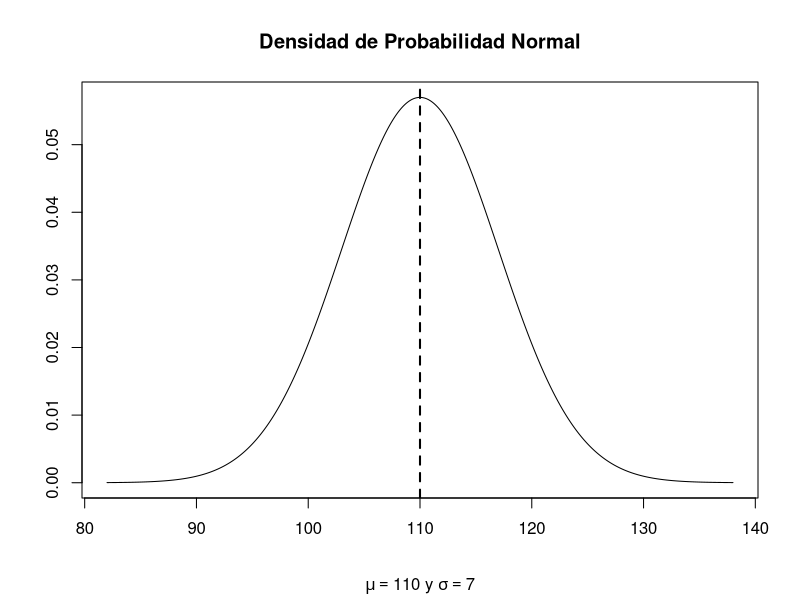
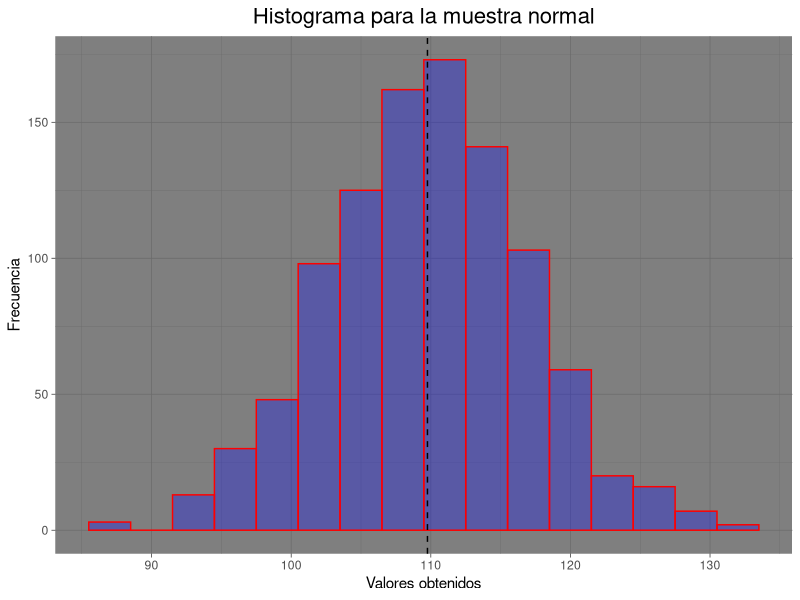

These figures' R source, in order:
# Title     : TODO
# Objective : TODO
# Created by: deltarios
# Created on: 19/01/21

library(ggplot2)
library(reshape2)

# Parte 1
#1. La probabilidad de observar exactamente 10 éxitos.

dbinom(x = 10, size = 35, prob = 0.51)

#2. La probabilidad de observar 10 o más exitos.

pbinom(q = 10, size = 35, prob = 0.51,lower.tail = FALSE)

#3. El cuantil de orden 0.5.

qbinom(p = 0.5, size = 35, prob = 0.51) # b = 5

# Parte 2
#1.
x <- seq(-4, 4, 0.01)*7 + 110
y <- dnorm(x, mean = 110, sd = 7)

plot(x, y, type = "l", xlab = "", ylab = "")
title(main = "Densidad de Probabilidad Normal", sub = expression(paste(mu == 110, " y ", sigma == 7)))
abline(v = 110, lwd = 2, lty = 2)


#4. Genere una muestra aleatoria de tamaño 1000 y realice el histograma de frecuencias relativas para esta muestra
set.seed(4857) # Para poder reproducir la muestra en el futuro
muestra <- rnorm(n = 1000, mean = 110, sd = 7)
length(muestra); mdf <- as.data.frame(muestra)
tail(mdf)

# Observamos que el histograma de la muestra generada tiene forma de campana
# Similar a la densidad de una normal

ggplot(mdf, aes(muestra)) +
  geom_histogram(colour = 'red',
                 fill = 'blue',
                 alpha = 0.3, # Intensidad del color fill
                 binwidth = 3) +
  geom_vline(xintercept = mean(mdf$muestra), linetype="dashed", color = "black") +
  ggtitle('Histograma para la muestra normal') +
  labs(x = 'Valores obtenidos', y = 'Frecuencia')+
  theme_dark() +
  theme(plot.title = element_text(hjust = 0.5, size = 16))